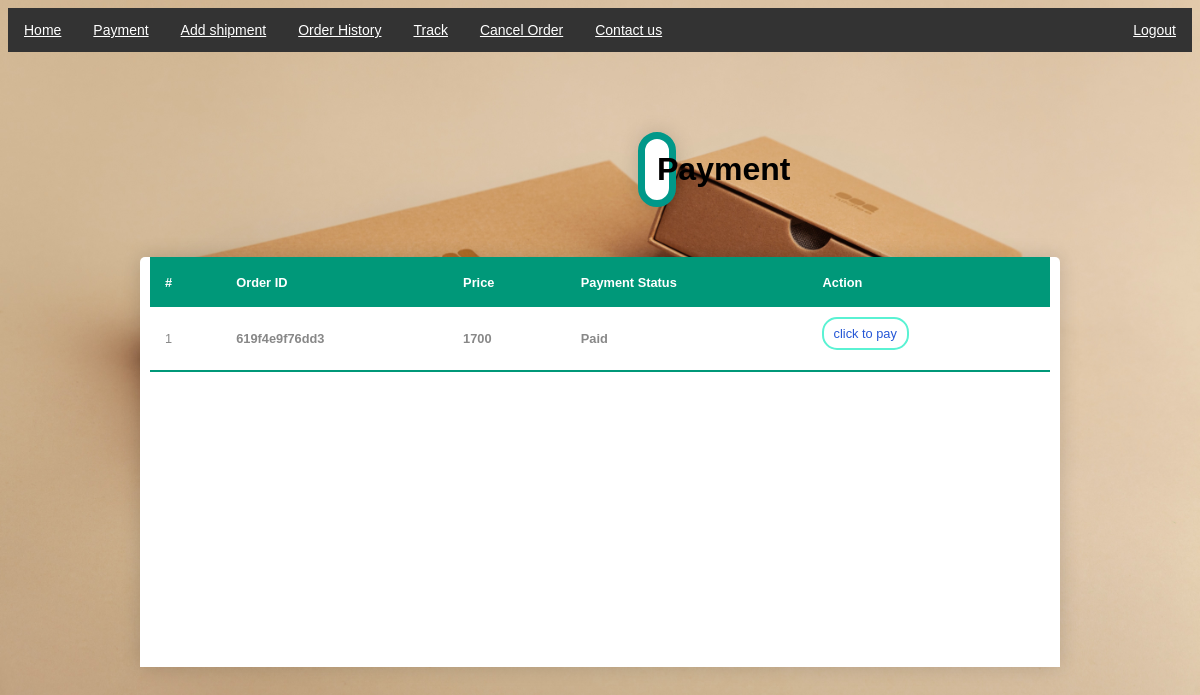
/userPayments.php (signed in), run on the app's committed database.
### tables this page shows
CREATE TABLE `orders` (
  `id` int(20) NOT NULL,
  `trackingId` varchar(100) NOT NULL,
  `sender_name` varchar(50) NOT NULL,
  `sender_address` varchar(100) NOT NULL,
  `sender_contact` int(20) NOT NULL,
  `recipient_name` varchar(50) NOT NULL,
  `recipient_address` varchar(100) NOT NULL,
  `recipient_contact` int(20) NOT NULL,
  `weight` varchar(100) NOT NULL,
  `price` float NOT NULL,
  `status` varchar(50) NOT NULL DEFAULT '11',
  `date_created` datetime NOT NULL DEFAULT current_timestamp(),
  `email` varchar(50) NOT NULL,
  `payment` varchar(20) NOT NULL DEFAULT 'pending'
);

### userPayments.php (the view, shortened to what this page needs)
<?php
include "db_conn.php";
?>
<!DOCTYPE html>
<html lang="en">
    <head>
    </head>
    <body>
        <ul>
            <li><a href="dashboard.php">Home</a></li>
  <li><a href="userPayments.php">Payment</a></li>
  <li><a href="add_shipment.php">Add shipment</a></li>
  <li><a href="orderHistory.php">Order History</a></li>
  <li><a href="track.php">Track</a></li>
  <li><a href="cancelRequest.php">Cancel Order</a></li>
  <li><a href="contact.php">Contact us</a></li>
            <li style="float:right"><a href="logout.php">Logout</a></li>
        </ul>
        <h1>Payment</h1>
        <div class="order">
            <table class="content-table">
                <thead>
                    <tr>
                        <th>#</th>
                        <th>Order ID</th>
                        <th>Price</th>
                        <th>Payment Status</th>
                        <th>Action</th>
                    </tr>
                </thead>
                <tbody>
               <?php
                    $mailID=$_SESSION['user'];
                    $qry =$conn->query("SELECT id, trackingId,price,payment FROM `orders` where email='$mailID' order by id asc");
                    while($row=$qry->fetch_assoc()):
                    ?>
                <tr>
                    <td class="text-center"><?php echo ($row ['id']) ?></td>
                        <td><b><?php echo ($row['trackingId']) ?></b></td>
                        <td><b><?php echo ucwords($row['price']) ?></b></td>
                        <td><b><?php echo ucwords($row['payment']) ?></b></td>
                    <td>
                        <div class="btn">
                            <a href="payment.php?id=<?php echo $row['id'] ?>" class="">click to pay</a>
                        </div>
                    </td>
                </tr>
            <?php
        endwhile?>
                </tbody>
        </table></div>
    </body>
</html>

### userPayments.php (style rules this page uses)
body { background-image: url(pic1.jpg); background-position: center; background-size: cover; font-family: sans-serif; }
ul { font-size: 14px; list-style-type: none; margin: 0; padding: 0; overflow: hidden; background-color: #333; }
li { display: inline; float: left; }
li a { display: block; color: white; text-align: center; padding: 14px 16px; }
h1 { text-align: center; margin-top: 100px; background-color:white; margin: 80px 630px 50px 630px; padding: 12px; border-radius: 25px; border: 7px solid #009889; box-shadow: 0 0 20px rgba(0, 0, 0, 0.15); }
.order { margin: 0px 370px 0px 370px; padding: 10px; background-color: white; border-collapse: collapse; margin-left: auto; margin-right: auto; margin-top: 50px; font-size: 0.8em; border-radius: 5px 5px 0 0; overflow: hidden; box-shadow: 0 0 20px rgba(0, 0, 0, 0.15); width:900px ; overflow-y: auto; height: 400px; padding-top: 0px; }
.order thead tr { position: sticky; top: 0; background-color: #009879; color: white; text-align: left; font-weight: bold; height: 50px; }
table { border-collapse: collapse; width: 100%; }
.order th, .order td { padding: 10px 15px; }
.order tbody tr { border-bottom: 1px solid #dddddd; }
.order tbody tr:nth-of-type(odd) { color: #888888; }
.order tbody tr:last-of-type { border-bottom: 2px solid #009879; }
.btn a { background-color: white ; border:2px solid #5af2d3; color: #2557D6; padding: 7px 10px; text-align: center; text-decoration: none; display: inline-block; margin-right: 10px; margin-left: -1px; margin-bottom: 10px; border-radius: 15px; }

### data on the page
orders: id "1", trackingId "619f4e9f76dd3", price "1700", payment "Paid"
